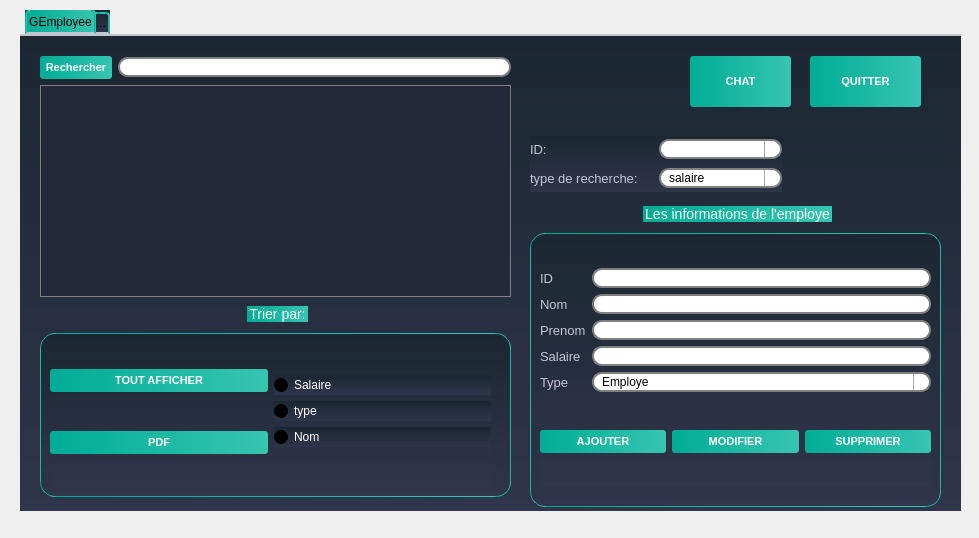
<?xml version="1.0" encoding="UTF-8"?>
<ui version="4.0">
 <class>Employee</class>
 <widget class="QDialog" name="Employee">
  <property name="geometry">
   <rect>
    <x>0</x>
    <y>0</y>
    <width>979</width>
    <height>538</height>
   </rect>
  </property>
  <property name="windowTitle">
   <string>Dialog</string>
  </property>
  <widget class="QTabWidget" name="tabWidget">
   <property name="geometry">
    <rect>
     <x>20</x>
     <y>10</y>
     <width>941</width>
     <height>501</height>
    </rect>
   </property>
   <property name="styleSheet">
    <string notr="true">/*-----QWidget-----*/

QWidget

{

	background-color: qlineargradient(spread:repeat, x1:1, y1:0, x2:1, y2:1, stop:0 rgba(27, 39, 50, 255),stop:1 rgba(47, 53, 74, 255));

	color: #000000;



}





/*-----QLabel-----*/

QLabel

{

	background-color: transparent;

	color: #c2c7d5;

	font-size: 13px;



}





/*-----QPushButton-----*/

QPushButton

{

	background-color: qlineargradient(spread:pad, x1:0, y1:0.511, x2:1, y2:0.511, stop:0 rgba(0, 172, 149, 255),stop:0.995192 rgba(54, 197, 177, 255));

	color: #fff;

	font-size: 11px;

	font-weight: bold;

	border: none;

	border-radius: 3px;

	padding: 5px;



}





QPushButton::pressed

{

	background-color: qlineargradient(spread:pad, x1:0, y1:0.511, x2:1, y2:0.511, stop:0 rgba(0, 207, 179, 255),stop:1 rgba(70, 255, 230, 255));



}





/*-----QCheckBox-----*/

QCheckBox

{

	background-color: transparent;

	color: #fff;

	font-size: 10px;

	font-weight: bold;

	border: none;

	border-radius: 5px;



}





/*-----QCheckBox-----*/

QCheckBox::indicator

{

    color: #b1b1b1;

    background-color: #323232;

    border: 1px solid darkgray;

    width: 12px;

    height: 12px;



}





QCheckBox::indicator:checked

{

    image:url(&quot;./ressources/check.png&quot;);

	background-color: qlineargradient(spread:pad, x1:0, y1:0.511, x2:1, y2:0.511, stop:0 rgba(0, 172, 149, 255),stop:0.995192 rgba(54, 197, 177, 255));;

    border: 1px solid #607cff;



}





QCheckBox::indicator:unchecked:hover

{

    border: 1px solid #08b099;



}





QCheckBox::disabled

{

	color: #656565;



}





QCheckBox::indicator:disabled

{

	background-color: #656565;

	color: #656565;

    border: 1px solid #656565;



}





/*-----QLineEdit-----*/

QLineEdit

{

	background-color: #c2c7d5;

	color: #000;

	font-weight: bold;

	border: none;

	border-radius: 2px;

	padding: 3px;



}







/*-----QListView-----*/

QListView

{

	background-color: qlineargradient(spread:pad, x1:1, y1:0, x2:1, y2:1, stop:0 rgba(50, 61, 80, 255),stop:1 rgba(44, 49, 69, 255));

	color: #fff;

	font-size: 12px;

	font-weight: bold;

	border: 1px solid #191919;

	show-decoration-selected: 0;



}





QListView::item

{

	color: #31cecb;

	background-color: #454e5e;

	border: none;

	padding: 5px;

	border-radius: 0px;

	padding-left : 10px;

	height: 42px;



}



QListView::item:selected

{

	color: #31cecb;

	background-color: #454e5e;



}





QListView::item:!selected

{

	color:white;

	background-color: transparent;

	border: none;

	padding-left : 10px;



}





QListView::item:!selected:hover

{

	color: #bbbcba;

	background-color: #454e5e;

	border: none;

	padding-left : 10px;



}





/*-----QTreeView-----*/

QTreeView 

{

	background-color: #232939;

	show-decoration-selected: 0;

	color: #c2c8d7;



}





QTreeView::item 

{

	border-top-color: transparent;

	border-bottom-color: transparent;



}





QTreeView::item:hover 

{

	background-color: #606060;

	color: #fff;



}





QTreeView::item:selected 

{

	background-color: #0ab19a;

	color: #fff;



}





QTreeView::item:selected:active

{

	background-color: #0ab19a;

	color: #fff;



}





QTreeView::branch:has-children:!has-siblings:closed,

QTreeView::branch:closed:has-children:has-siblings 

{

	image: url(://tree-closed.png);



}



QTreeView::branch:open:has-children:!has-siblings,

QTreeView::branch:open:has-children:has-siblings  

{

	image: url(://tree-open.png);



}





/*-----QTableView &amp; QTableWidget-----*/

QTableView

{

    background-color: #232939;

	border: 1px solid gray;

    color: #f0f0f0;

    gridline-color: #232939;

    outline : 0;



}





QTableView::disabled

{

    background-color: #242526;

    border: 1px solid #32414B;

    color: #656565;

    gridline-color: #656565;

    outline : 0;



}





QTableView::item:hover 

{

    background-color: #606060;

    color: #f0f0f0;



}





QTableView::item:selected 

{

	background-color: #0ab19a;

    color: #F0F0F0;



}





QTableView::item:selected:disabled

{

    background-color: #1a1b1c;

    border: 2px solid #525251;

    color: #656565;



}





QTableCornerButton::section

{

	background-color: #343a49;

    color: #fff;



}





QHeaderView::section

{

	color: #fff;

	border-top: 0px;

	border-bottom: 1px solid gray;

	border-right: 1px solid gray;

	background-color: #343a49;

    margin-top:1px;

	margin-bottom:1px;

	padding: 5px;



}





QHeaderView::section:disabled

{

    background-color: #525251;

    color: #656565;



}





QHeaderView::section:checked

{

    color: #fff;

    background-color: #0ab19a;



}





QHeaderView::section:checked:disabled

{

    color: #656565;

    background-color: #525251;



}





QHeaderView::section::vertical::first,

QHeaderView::section::vertical::only-one

{

    border-top: 1px solid #353635;



}





QHeaderView::section::vertical

{

    border-top: 1px solid #353635;



}





QHeaderView::section::horizontal::first,

QHeaderView::section::horizontal::only-one

{

    border-left: 1px solid #353635;



}





QHeaderView::section::horizontal

{

    border-left: 1px solid #353635;



}





/*-----QScrollBar-----*/

QScrollBar:horizontal 

{

    background-color: transparent;

    height: 8px;

    margin: 0px;

    padding: 0px;



}





QScrollBar::handle:horizontal 

{

    border: none;

	min-width: 100px;

    background-color: #56576c;



}





QScrollBar::add-line:horizontal, 

QScrollBar::sub-line:horizontal,

QScrollBar::add-page:horizontal, 

QScrollBar::sub-page:horizontal 

{

    width: 0px;

    background-color: transparent;



}





QScrollBar:vertical 

{

    background-color: transparent;

    width: 8px;

    margin: 0;



}





QScrollBar::handle:vertical 

{

    border: none;

	min-height: 100px;

    background-color: #56576c;



}





QScrollBar::add-line:vertical, 

QScrollBar::sub-line:vertical,

QScrollBar::add-page:vertical, 

QScrollBar::sub-page:vertical 

{

    height: 0px;

    background-color: transparent;



}

QGroupBox  {

    border: 1px solid gray;

    border-color: qlineargradient(spread:pad, x1:0, y1:0.511, x2:1, y2:0.511, stop:0 rgba(0, 172, 149, 255),stop:0.995192 rgba(54, 197, 177, 255));;

    margin-top: 27px;

    font-size: 14px;

    border-radius: 15px;

}



QGroupBox::title  {

    subcontrol-origin: margin;

    subcontrol-position: top center;

    padding: 5px 8000px 5px 8000px;

    background-color: qlineargradient(spread:pad, x1:0, y1:0.511, x2:1, y2:0.511, stop:0 rgba(0, 172, 149, 255),stop:0.995192 rgba(54, 197, 177, 255));;

    color: rgb(255, 255, 255);

}

QLineEdit {

    border: 2px solid gray;

    border-radius: 10px;

    padding: 0 8px;

    background: white;

    selection-background-color: darkgray;

}

QComboBox {

    border: 2px solid grey;

    border-radius: 10px;

    padding: 0 8px;

    min-width: 6em;

}



QComboBox:editable {

    background: white;

}



QComboBox:!editable, QComboBox::drop-down:editable {

     background: white;

}



/* QComboBox gets the &quot;on&quot; state when the popup is open */

QComboBox:!editable:on, QComboBox::drop-down:editable:on {

    background: qlineargradient(x1: 0, y1: 0, x2: 0, y2: 1,

                                stop: 0 #D3D3D3, stop: 0.4 #D8D8D8,

                                stop: 0.5 #DDDDDD, stop: 1.0 #E1E1E1);

}



QComboBox:on { /* shift the text when the popup opens */

    padding-top: 3px;

    padding-left: 4px;

}



QComboBox::drop-down {

    subcontrol-origin: padding;

    subcontrol-position: top right;

    width: 15px;



    border-left-width: 1px;

    border-left-color: darkgray;

    border-left-style: solid; /* just a single line */

    border-top-right-radius: 10px; /* same radius as the QComboBox */

    border-bottom-right-radius: 10px;

}



QComboBox::down-arrow {

    image: url(/usr/share/icons/crystalsvg/16x16/actions/1downarrow.png);

}



QComboBox::down-arrow:on { /* shift the arrow when popup is open */

    top: 1px;

    left: 1px;

}

QComboBox QAbstractItemView {

    border: 2px solid gray;

    selection-background-color: lightgray;

}

QTabWidget::pane { /* The tab widget frame */

    border-top: 2px solid #C2C7CB;

}



QTabWidget::tab-bar {

    left: 5px; /* move to the right by 5px */

}



/* Style the tab using the tab sub-control. Note that

    it reads QTabBar _not_ QTabWidget */

QTabBar::tab {

    background: qlineargradient(x1: 0, y1: 0, x2: 0, y2: 1,

                                stop: 0 #E1E1E1, stop: 0.4 #DDDDDD,

                                stop: 0.5 #D8D8D8, stop: 1.0 #D3D3D3);

    border: 2px solid qlineargradient(spread:pad, x1:0, y1:0.511, x2:1, y2:0.511, stop:0 rgba(0, 172, 149, 255),stop:0.995192 rgba(54, 197, 177, 255));;

    border-bottom-color: #C2C7CB; /* same as the pane color */

    border-top-left-radius: 4px;

    border-top-right-radius: 4px;

    min-width: 8ex;

    padding: 2px;

}



QTabBar::tab:selected, QTabBar::tab:hover {

    background: qlineargradient(spread:pad, x1:0, y1:0.511, x2:1, y2:0.511, stop:0 rgba(0, 172, 149, 255),stop:0.995192 rgba(54, 197, 177, 255));

}



QTabBar::tab:selected {

    border-color:qlineargradient(spread:pad, x1:0, y1:0.511, x2:1, y2:0.511, stop:0 rgba(0, 172, 149, 255),stop:0.995192 rgba(54, 197, 177, 255));

    border-bottom-color: #C2C7CB; /* same as pane color */

}



QTabBar::tab:!selected {

    margin-top: 2px; /* make non-selected tabs look smaller */

}



/* make use of negative margins for overlapping tabs */

QTabBar::tab:selected {

    /* expand/overlap to the left and right by 4px */

    margin-left: -4px;

    margin-right: -4px;

}



QTabBar::tab:first:selected {

    margin-left: 0; /* the first selected tab has nothing to overlap with on the left */

}



QTabBar::tab:last:selected {

    margin-right: 0; /* the last selected tab has nothing to overlap with on the right */

}



QTabBar::tab:only-one {

    margin: 0; /* if there is only one tab, we don't want overlapping margins */

}

QRadioButton{



	color:white;

	font:solid;

}

QDateEdit

{

    background-color: white;

	border: 2px solid grey;

    border-radius: 10px;

    padding: 0 8px;

    spacing: 5px; 

    min-width: 6em;

}





QDateEdit::drop-down {

    image: url(:/new/myapp/cbarrowdn.png);

    width:50px;

    height:15px;

    subcontrol-position: right top;

    subcontrol-origin:margin;

    background-color: white;

   	border: 2px solid grey;

    border-radius: 10px;

    padding: 0 8px;

    spacing: 5px; 

    min-width: 6em;

   spacing: 5px; 

}

</string>
   </property>
   <property name="currentIndex">
    <number>0</number>
   </property>
   <widget class="QWidget" name="tab">
    <attribute name="title">
     <string>GEmployee</string>
    </attribute>
    <widget class="QGroupBox" name="groupBox">
     <property name="geometry">
      <rect>
       <x>510</x>
       <y>170</y>
       <width>411</width>
       <height>301</height>
      </rect>
     </property>
     <property name="title">
      <string>Les informations de l'employe</string>
     </property>
     <widget class="QWidget" name="layoutWidget">
      <property name="geometry">
       <rect>
        <x>10</x>
        <y>30</y>
        <width>391</width>
        <height>251</height>
       </rect>
      </property>
      <layout class="QVBoxLayout" name="verticalLayout_6">
       <item>
        <layout class="QHBoxLayout" name="horizontalLayout_2">
         <item>
          <layout class="QVBoxLayout" name="verticalLayout_2">
           <item>
            <widget class="QLabel" name="label">
             <property name="text">
              <string>ID</string>
             </property>
            </widget>
           </item>
           <item>
            <widget class="QLabel" name="label_3">
             <property name="text">
              <string>Nom</string>
             </property>
            </widget>
           </item>
           <item>
            <widget class="QLabel" name="label_2">
             <property name="text">
              <string>Prenom</string>
             </property>
            </widget>
           </item>
           <item>
            <widget class="QLabel" name="label_4">
             <property name="text">
              <string>Salaire</string>
             </property>
            </widget>
           </item>
           <item>
            <widget class="QLabel" name="label_5">
             <property name="text">
              <string>Type</string>
             </property>
            </widget>
           </item>
          </layout>
         </item>
         <item>
          <layout class="QVBoxLayout" name="verticalLayout">
           <item>
            <widget class="QLineEdit" name="line_ID"/>
           </item>
           <item>
            <widget class="QLineEdit" name="line_nom"/>
           </item>
           <item>
            <widget class="QLineEdit" name="line_prenom"/>
           </item>
           <item>
            <widget class="QLineEdit" name="line_salaire"/>
           </item>
           <item>
            <widget class="QComboBox" name="combo_type">
             <item>
              <property name="text">
               <string>Employe</string>
              </property>
             </item>
             <item>
              <property name="text">
               <string>Manager</string>
              </property>
             </item>
             <item>
              <property name="text">
               <string>Receptionniste</string>
              </property>
             </item>
            </widget>
           </item>
          </layout>
         </item>
        </layout>
       </item>
       <item>
        <layout class="QHBoxLayout" name="horizontalLayout_4">
         <item>
          <widget class="QPushButton" name="btn_ajout">
           <property name="text">
            <string>AJOUTER</string>
           </property>
          </widget>
         </item>
         <item>
          <widget class="QPushButton" name="btn_modif">
           <property name="text">
            <string>MODIFIER</string>
           </property>
          </widget>
         </item>
         <item>
          <widget class="QPushButton" name="btn_sup">
           <property name="text">
            <string>SUPPRIMER</string>
           </property>
          </widget>
         </item>
        </layout>
       </item>
      </layout>
     </widget>
    </widget>
    <widget class="QGroupBox" name="groupBox_2">
     <property name="geometry">
      <rect>
       <x>20</x>
       <y>270</y>
       <width>471</width>
       <height>191</height>
      </rect>
     </property>
     <property name="title">
      <string>Trier par:</string>
     </property>
     <property name="alignment">
      <set>Qt::AlignHCenter|Qt::AlignTop</set>
     </property>
     <property name="flat">
      <bool>false</bool>
     </property>
     <property name="checkable">
      <bool>false</bool>
     </property>
     <widget class="QWidget" name="layoutWidget">
      <property name="geometry">
       <rect>
        <x>10</x>
        <y>30</y>
        <width>441</width>
        <height>151</height>
       </rect>
      </property>
      <layout class="QHBoxLayout" name="horizontalLayout_3">
       <item>
        <layout class="QVBoxLayout" name="verticalLayout_3">
         <item>
          <widget class="QPushButton" name="tout_afficher_emp">
           <property name="text">
            <string>TOUT AFFICHER</string>
           </property>
          </widget>
         </item>
         <item>
          <widget class="QPushButton" name="pdf_emp">
           <property name="text">
            <string>PDF</string>
           </property>
          </widget>
         </item>
        </layout>
       </item>
       <item>
        <layout class="QVBoxLayout" name="verticalLayout_5">
         <item>
          <layout class="QVBoxLayout" name="verticalLayout_4">
           <item>
            <widget class="QRadioButton" name="tri_salaire_emp">
             <property name="text">
              <string>Salaire</string>
             </property>
            </widget>
           </item>
           <item>
            <widget class="QRadioButton" name="tri_type_emp">
             <property name="text">
              <string>type</string>
             </property>
            </widget>
           </item>
           <item>
            <widget class="QRadioButton" name="tri_nom_emp">
             <property name="text">
              <string>Nom</string>
             </property>
            </widget>
           </item>
          </layout>
         </item>
        </layout>
       </item>
      </layout>
     </widget>
    </widget>
    <widget class="QPushButton" name="pushButton_8">
     <property name="geometry">
      <rect>
       <x>790</x>
       <y>20</y>
       <width>111</width>
       <height>51</height>
      </rect>
     </property>
     <property name="text">
      <string>QUITTER</string>
     </property>
    </widget>
    <widget class="QPushButton" name="btn_chat_emp">
     <property name="geometry">
      <rect>
       <x>670</x>
       <y>20</y>
       <width>101</width>
       <height>51</height>
      </rect>
     </property>
     <property name="text">
      <string>CHAT</string>
     </property>
    </widget>
    <widget class="QWidget" name="layoutWidget">
     <property name="geometry">
      <rect>
       <x>20</x>
       <y>20</y>
       <width>471</width>
       <height>241</height>
      </rect>
     </property>
     <layout class="QVBoxLayout" name="verticalLayout_7">
      <item>
       <layout class="QHBoxLayout" name="horizontalLayout">
        <item>
         <widget class="QPushButton" name="rech_emp">
          <property name="text">
           <string>Rechercher</string>
          </property>
         </widget>
        </item>
        <item>
         <widget class="QLineEdit" name="line_rech_emp"/>
        </item>
       </layout>
      </item>
      <item>
       <widget class="QTableView" name="tableView"/>
      </item>
     </layout>
    </widget>
    <widget class="QWidget" name="layoutWidget">
     <property name="geometry">
      <rect>
       <x>510</x>
       <y>100</y>
       <width>252</width>
       <height>56</height>
      </rect>
     </property>
     <layout class="QVBoxLayout" name="verticalLayout_8">
      <item>
       <layout class="QHBoxLayout" name="horizontalLayout_5">
        <item>
         <widget class="QLabel" name="label_6">
          <property name="text">
           <string>ID:</string>
          </property>
         </widget>
        </item>
        <item>
         <widget class="QComboBox" name="comboBox_modif"/>
        </item>
       </layout>
      </item>
      <item>
       <layout class="QHBoxLayout" name="horizontalLayout_6">
        <item>
         <widget class="QLabel" name="label_7">
          <property name="text">
           <string>type de recherche:</string>
          </property>
         </widget>
        </item>
        <item>
         <widget class="QComboBox" name="comboBox_rech_emp">
          <item>
           <property name="text">
            <string>salaire</string>
           </property>
          </item>
          <item>
           <property name="text">
            <string>type</string>
           </property>
          </item>
          <item>
           <property name="text">
            <string>nom</string>
           </property>
          </item>
         </widget>
        </item>
       </layout>
      </item>
     </layout>
    </widget>
   </widget>
   <widget class="QWidget" name="tab_2">
    <attribute name="title">
     <string>...</string>
    </attribute>
   </widget>
  </widget>
 </widget>
 <resources/>
 <connections/>
</ui>
